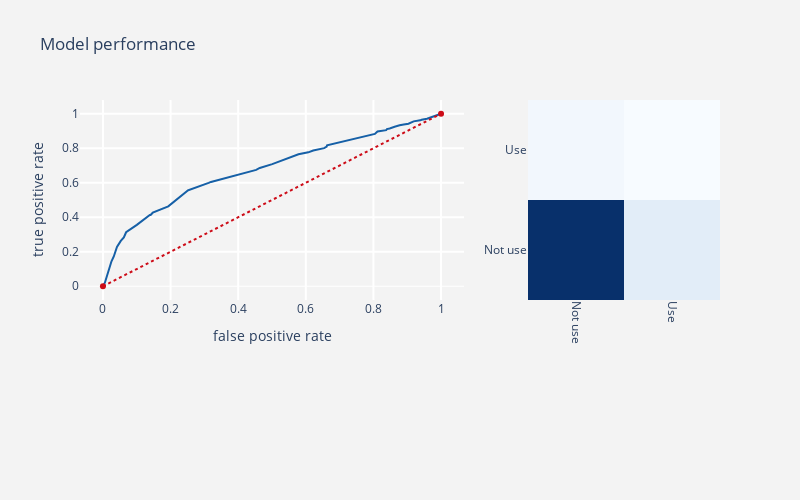

The notebook cell this image was saved under:
### Markdown cell above
2.4 Decision Tree

### Code cell
from sklearn.tree import DecisionTreeClassifier

def coupon_use_prediction_alg(algorithm,training_x,testing_x,
                                 training_y,testing_y,threshold_plot = True) :
    #model
    algorithm.fit(training_x,training_y)
    predictions   = algorithm.predict(testing_x)
    probabilities = algorithm.predict_proba(testing_x)
    
    print (algorithm)
    print ("\n Classification report : \n",classification_report(testing_y,predictions))
    print ("Accuracy Score   : ",accuracy_score(testing_y,predictions))
    #confusion matrix
    conf_matrix = confusion_matrix(testing_y,predictions)
    #roc_auc_score
    model_roc_auc = roc_auc_score(testing_y,predictions) 
    print ("Area under curve : ",model_roc_auc)
    fpr,tpr,thresholds = roc_curve(testing_y,probabilities[:,1])
     
    #plot roc curve
    trace1 = go.Scatter(x = fpr,y = tpr,
                        name = "Roc : " + str(model_roc_auc),
                        line = dict(color = ('rgb(22, 96, 167)'),width = 2),
                       )
    trace2 = go.Scatter(x = [0,1],y=[0,1],
                        line = dict(color = ('rgb(205, 12, 24)'),width = 2,
                        dash = 'dot'))
    
    #plot confusion matrix
    trace3 = go.Heatmap(z = conf_matrix ,x = ["Not use","Use"],
                        y = ["Not use","Use"],
                        showscale  = False,colorscale = "Blues",name = "matrix",
                        xaxis = "x2",yaxis = "y2"
                       )
    
    layout = go.Layout(dict(title="Model performance" ,
                            autosize = False,height = 500,width = 800,
                            showlegend = False,
                            plot_bgcolor  = "rgb(243,243,243)",
                            paper_bgcolor = "rgb(243,243,243)",
                            xaxis = dict(title = "false positive rate",
                                         gridcolor = 'rgb(255, 255, 255)',
                                         domain=[0, 0.6],
                                         ticklen=5,gridwidth=2),
                            yaxis = dict(title = "true positive rate",
                                         gridcolor = 'rgb(255, 255, 255)',
                                         zerolinewidth=1,
                                         ticklen=5,gridwidth=2),
                            margin = dict(b=200),
                            xaxis2=dict(domain=[0.7, 1],tickangle = 90,
                                        gridcolor = 'rgb(255, 255, 255)'),
                            yaxis2=dict(anchor='x2',gridcolor = 'rgb(255, 255, 255)')
                           )
                  )
    data = [trace1,trace2,trace3]
    fig = go.Figure(data=data,layout=layout)
    
    py.iplot(fig)
    
    if threshold_plot == True : 
        visualizer = DiscriminationThreshold(algorithm)
        visualizer.fit(training_x,training_y)
        visualizer.poof()
    
decision_tree = DecisionTreeClassifier(max_depth = 9,
                                       random_state = 123,
                                       splitter  = "best",
                                       criterion = "gini",
                                      )
coupon_use_prediction_alg(decision_tree,os_smote_X,test_X,os_smote_Y,test_Y,threshold_plot = True)

### Figure 1 — Plotly figure (JSON) as saved in the notebook; plotly's stock layout.template omitted (floating-point values rounded to 4 significant figures)
{"data": [{"line": {"color": "rgb(22, 96, 167)", "width": 2}, "name": "Roc : 0.6375510082558038", "type": "scatter", "x": [0, 0.002673, 0.003416, 0.005644, 0.005941, 0.02525, 0.03208, 0.03446, 0.03862, 0.04144, 0.05273, 0.05332, 0.05347, 0.05971, 0.06045, 0.06179, 0.06847, 0.08495, 0.0851, 0.0854, 0.08629, 0.09966, 0.1003, 0.1386, 0.139, 0.1409, 0.1473, 0.1932, 0.2519, 0.2526, 0.3126, 0.3153, 0.3161, 0.3195, 0.4531, 0.4533, 0.4598, 0.4638, 0.5007, 0.5743, 0.5767, 0.5778, 0.5783, 0.6073, 0.6201, 0.6211, 0.622, 0.6542, 0.6568, 0.6611, 0.6618, 0.6629, 0.7172, 0.7197, 0.7226, 0.7236, 0.7245, 0.8042, 0.812, 0.8375, 0.8377, 0.8399, 0.8481, 0.8645, 0.8653, 0.8775, 0.8833, 0.8896, 0.9036, 0.907, 0.909, 0.9189, 0.9384, 0.9404, 0.9425, 0.9584, 0.9603, 0.9641, 0.9669, 0.9749, 0.9865, 1], "y": [0, 0.006952, 0.008111, 0.02086, 0.02202, 0.1448, 0.1727, 0.1842, 0.2155, 0.2283, 0.263, 0.2642, 0.2642, 0.2746, 0.2746, 0.2827, 0.3129, 0.3349, 0.3349, 0.3349, 0.3372, 0.3546, 0.3557, 0.4137, 0.4137, 0.4137, 0.4264, 0.4635, 0.5562, 0.5562, 0.5991, 0.6002, 0.6014, 0.6049, 0.6744, 0.6744, 0.6802, 0.686, 0.708, 0.7601, 0.7648, 0.7648, 0.7648, 0.7764, 0.7868, 0.7868, 0.7868, 0.8007, 0.803, 0.8088, 0.81, 0.8169, 0.8413, 0.8424, 0.8424, 0.8436, 0.8436, 0.883, 0.8969, 0.905, 0.905, 0.9108, 0.9143, 0.9258, 0.9258, 0.9328, 0.9363, 0.9374, 0.9421, 0.9444, 0.9467, 0.956, 0.9618, 0.9652, 0.9652, 0.971, 0.9722, 0.978, 0.9803, 0.9849, 0.9896, 1]}, {"line": {"color": "rgb(205, 12, 24)", "dash": "dot", "width": 2}, "type": "scatter", "x": [0, 1], "y": [0, 1]}, {"colorscale": [[0, "rgb(247,251,255)"], [0.125, "rgb(222,235,247)"], [0.25, "rgb(198,219,239)"], [0.375, "rgb(158,202,225)"], [0.5, "rgb(107,174,214)"], [0.625, "rgb(66,146,198)"], [0.75, "rgb(33,113,181)"], [0.875, "rgb(8,81,156)"], [1, "rgb(8,48,107)"]], "name": "matrix", "showscale": false, "type": "heatmap", "x": ["Not use", "Use"], "xaxis": "x2", "y": ["Not use", "Use"], "yaxis": "y2", "z": [[5800, 933], [506, 357]]}], "layout": {"autosize": false, "height": 500, "margin": {"b": 200}, "paper_bgcolor": "rgb(243,243,243)", "plot_bgcolor": "rgb(243,243,243)", "showlegend": false, "title": {"text": "Model performance"}, "width": 800, "xaxis": {"domain": [0, 0.6], "gridcolor": "rgb(255, 255, 255)", "gridwidth": 2, "ticklen": 5, "title": {"text": "false positive rate"}}, "xaxis2": {"domain": [0.7, 1], "gridcolor": "rgb(255, 255, 255)", "tickangle": 90}, "yaxis": {"gridcolor": "rgb(255, 255, 255)", "gridwidth": 2, "ticklen": 5, "title": {"text": "true positive rate"}, "zerolinewidth": 1}, "yaxis2": {"anchor": "x2", "gridcolor": "rgb(255, 255, 255)"}}}
